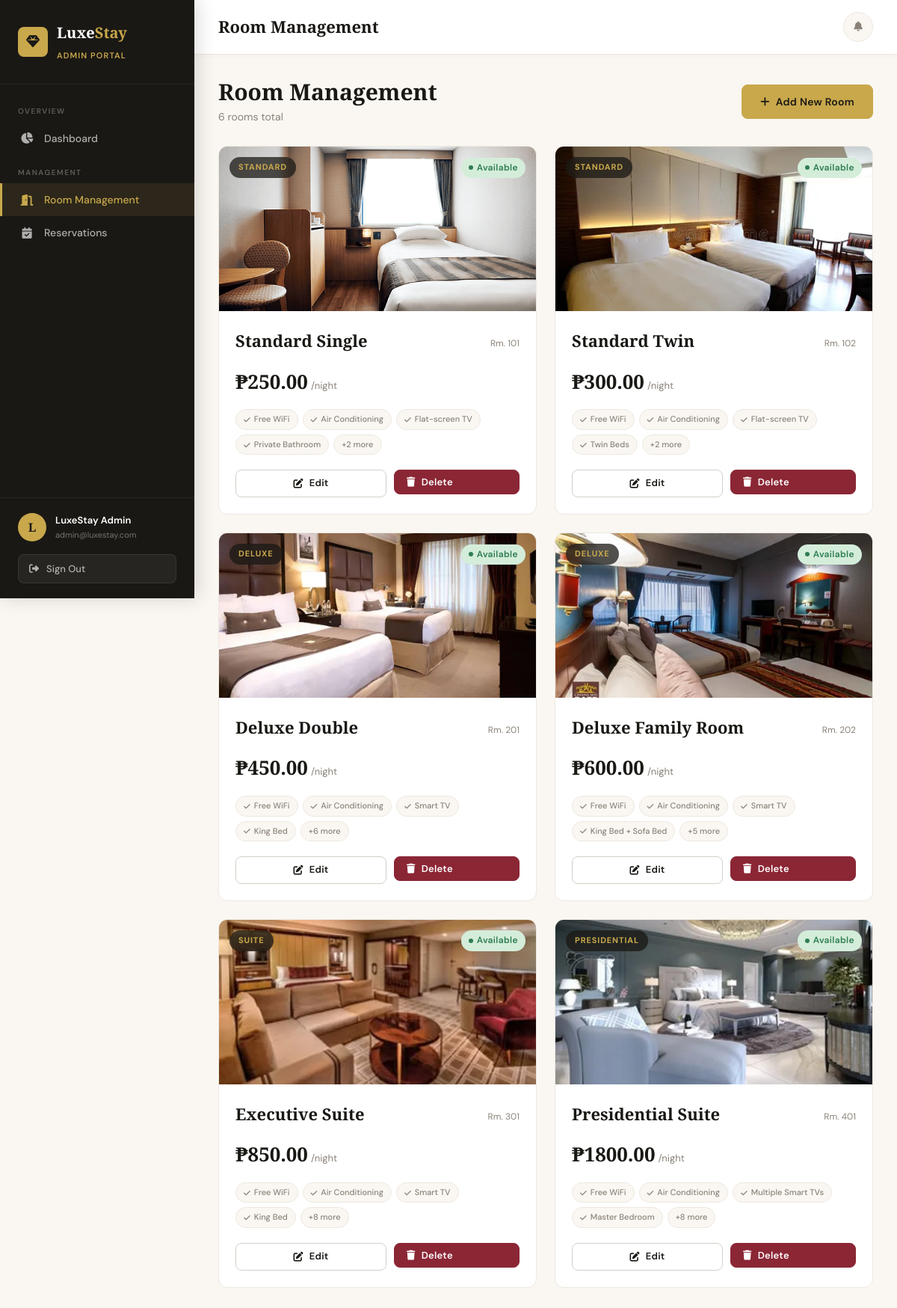
The page /admin/rooms (signed in) on the database its author committed.
### app/models/user.py (models this page shows, shortened)
class User(db.Model, UserMixin):
    __tablename__ = 'users'
    id = db.Column(db.Integer, primary_key=True)
    fullname = db.Column(db.String(150), nullable=False)
    email = db.Column(db.String(150), unique=True, nullable=False)
    password = db.Column(db.String(256), nullable=False)
    phone = db.Column(db.String(20), nullable=True)
    role = db.Column(db.String(20), nullable=False, default='customer')
    created_at = db.Column(db.DateTime, default=datetime.utcnow)
    reservations = db.relationship('Reservation', backref='customer', lazy=True)
    def is_admin(self):
        return self.role == 'admin'

### app/models/room.py (models this page shows, shortened)
class Room(db.Model):
    __tablename__ = 'rooms'
    id = db.Column(db.Integer, primary_key=True)
    room_number = db.Column(db.String(20), unique=True, nullable=False)
    room_name = db.Column(db.String(100), nullable=False)
    room_type = db.Column(db.String(50), nullable=False)
    price = db.Column(db.Float, nullable=False)
    description = db.Column(db.Text, nullable=True)
    amenities = db.Column(db.Text, nullable=True)
    image = db.Column(db.String(256), nullable=True, default='default_room.jpg')
    availability = db.Column(db.Boolean, default=True)
    created_at = db.Column(db.DateTime, default=datetime.utcnow)
    reservations = db.relationship('Reservation', backref='room', lazy=True)
    def get_amenities_list(self):
        if self.amenities:
            return [a.strip() for a in self.amenities.split(',')]
        return []

### app/routes/admin.py (the view)
@admin_bp.route('/rooms')
@login_required
@admin_required
def rooms():
    rooms = Room.query.order_by(Room.room_number).all()
    return render_template('admin/rooms.html', rooms=rooms)

### app/routes/admin.py (called while the page is built)
def admin_required(f):
    @wraps(f)
    def decorated(*args, **kwargs):
        if not current_user.is_authenticated or not current_user.is_admin():
            flash('Access denied. Admin privileges required.', 'danger')
            return redirect(url_for('auth.login'))
        return f(*args, **kwargs)
    return decorated

### app/templates/admin/rooms.html (shortened to what this page needs)
{% extends "admin/base_admin.html" %}
{% block page_title %}Room Management{% endblock %}
{% block admin_content %}
<div class="page-header">
  <div class="page-header-left">
    <h1>Room Management</h1>
    <p>{{ rooms|length }} room{{ 's' if rooms|length != 1 }} total</p>
  </div>
  <a href="{{ url_for('admin.add_room') }}" class="btn btn-gold"><i class="fas fa-plus"></i> Add New Room</a>
</div>
{% if rooms %}
<div class="rooms-grid">
  {% for room in rooms %}
  <div class="room-card">
    <div class="room-card-image">
      <img src="{{ url_for('static', filename='uploads/rooms/' + room.image) }}"
           alt="{{ room.room_name }}"
           onerror="this.src='https://images.unsplash.com/photo-1631049307264-da0ec9d70304?w=600&q=80'">
      <div class="room-type-badge">{{ room.room_type }}</div>
      <div class="room-status">
        {% if room.availability %}
          <span class="badge badge-available">Available</span>
        {% else %}
          <span class="badge badge-occupied">Occupied</span>
        {% endif %}
      </div>
    </div>
    <div class="room-card-body">
      <div class="d-flex justify-between align-center mb-8">
        <div class="room-card-name">{{ room.room_name }}</div>
        <div style="font-size:12px;color:var(--stone);">Rm. {{ room.room_number }}</div>
      </div>
      <div class="room-card-price">
        <span class="room-price-amount">₱{{ "%.2f"|format(room.price) }}</span>
        <span class="room-price-per">/night</span>
      </div>
      <div class="room-amenities">
        {% for a in room.get_amenities_list()[:4] %}
          <span class="amenity-tag"><i class="fas fa-check"></i>{{ a }}</span>
        {% endfor %}
        {% if room.get_amenities_list()|length > 4 %}
          <span class="amenity-tag">+{{ room.get_amenities_list()|length - 4 }} more</span>
        {% endif %}
      </div>
      <div class="room-card-footer">
        <a href="{{ url_for('admin.edit_room', room_id=room.id) }}" class="btn btn-outline btn-sm" style="flex:1;justify-content:center;"><i class="fas fa-edit"></i> Edit</a>
        <form method="POST" action="{{ url_for('admin.delete_room', room_id=room.id) }}" style="flex:1;">
          <button type="submit" class="btn btn-danger btn-sm w-100"
            data-confirm="Delete '{{ room.room_name }}'? This cannot be undone.">
            <i class="fas fa-trash"></i> Delete
          </button>
        </form>
      </div>
    </div>
  </div>
  {% endfor %}
</div>
{% endif %}
{% endblock %}

### app/templates/admin/base_admin.html (shortened to what this page needs)
{% extends "base.html" %}
{% block content %}
<div class="app-layout">
  <aside class="sidebar" id="sidebar">
    <div class="sidebar-header">
      <div class="sidebar-logo">
        <div class="logo-icon"><i class="fas fa-gem"></i></div>
        <div>
          <div class="logo-name">Luxe<span>Stay</span></div>
          <div class="sidebar-role">Admin Portal</div>
        </div>
      </div>
    </div>
    <nav class="sidebar-nav">
      <div class="nav-section">
        <div class="nav-section-label">Overview</div>
        <a href="{{ url_for('admin.dashboard') }}" class="nav-link {% if request.endpoint == 'admin.dashboard' %}active{% endif %}">
          <i class="fas fa-chart-pie"></i> Dashboard
        </a>
      </div>
      <div class="nav-section">
        <div class="nav-section-label">Management</div>
        <a href="{{ url_for('admin.rooms') }}" class="nav-link {% if 'room' in request.endpoint %}active{% endif %}">
          <i class="fas fa-door-open"></i> Room Management
        </a>
        <a href="{{ url_for('admin.reservations') }}" class="nav-link {% if 'reservation' in request.endpoint and request.endpoint != 'admin.dashboard' %}active{% endif %}">
          <i class="fas fa-calendar-check"></i> Reservations
        </a>
      </div>
    </nav>
    <div class="sidebar-footer">
      <div class="sidebar-user">
        <div class="sidebar-avatar">{{ current_user.fullname[0] }}</div>
        <div class="sidebar-user-info">
          <div class="name">{{ current_user.fullname }}</div>
          <div class="email">{{ current_user.email }}</div>
        </div>
      </div>
      <form action="{{ url_for('auth.logout') }}" method="GET">
        <button type="submit" class="btn-logout"><i class="fas fa-sign-out-alt"></i> Sign Out</button>
      </form>
    </div>
  </aside>
  <div class="main-content">
    <header class="topbar">
      <div class="d-flex align-center gap-12">
        <div class="topbar-title">{% block page_title %}Dashboard{% endblock %}</div>
      </div>
      <div class="topbar-actions">
        <div style="position:relative;">
          <button class="notification-btn" id="notifBtn" title="Notifications">
            <i class="fas fa-bell"></i>
          </button>
        </div>
      </div>
    </header>
    <div class="page-content">
      {% block admin_content %}{% endblock %}
    </div>
  </div>
</div>
{% endblock %}

### rows shown on the page
User: fullname "L", fullname "LuxeStay Admin", email "admin@luxestay.com"
Room: image (picture), room_type "STANDARD", availability "Available", room_name "Standard Single", room_number "101", price "250.00", 4 "Free WiFi" "Air Conditioning" "Flat-screen TV" "Private Bathroom", get_amenities_list|length "2"
Room: image (picture), room_type "STANDARD", availability "Available", room_name "Standard Twin", room_number "102", price "300.00", 4 "Free WiFi" "Air Conditioning" "Flat-screen TV" "Twin Beds", get_amenities_list|length "2"
Room: image (picture), room_type "DELUXE", availability "Available", room_name "Deluxe Double", room_number "201", price "450.00", 4 "Free WiFi" "Air Conditioning" "Smart TV" "King Bed", get_amenities_list|length "6"
Room: image (picture), room_type "DELUXE", availability "Available", room_name "Deluxe Family Room", room_number "202", price "600.00", 4 "Free WiFi" "Air Conditioning" "Smart TV" "King Bed + Sofa Bed", get_amenities_list|length "5"
Room: image (picture), room_type "SUITE", availability "Available", room_name "Executive Suite", room_number "301", price "850.00", 4 "Free WiFi" "Air Conditioning" "Smart TV" "King Bed", get_amenities_list|length "8"
Room: image (picture), room_type "PRESIDENTIAL", availability "Available", room_name "Presidential Suite", room_number "401", price "1800.00", 4 "Free WiFi" "Air Conditioning" "Multiple Smart TVs" "Master Bedroom", get_amenities_list|length "8"

### other values the page prints
{{ rooms|length }} "6"
{{ 's' if rooms|length != 1 }} "s"
